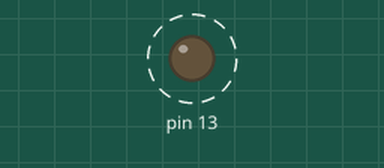
The sketch below on a simulated Arduino Uno, built with avr-gcc and run on an emulated ATmega328P. Shown: output pins drawn as LEDs (lit = HIGH). Dashed ring = blinking.

Above: at 0.4 s.
Timing chart, 0 to 4.6 s (numbered marks = the images above):
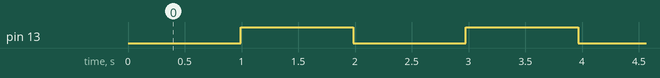

The sketch:

T0_normal_mode.ino
```cpp
uint16_t tmr(float useg){

return ((16000000/1024)*(useg/1000000))-1;
}
  uint8_t a=0;
void setup() {
TCCR0A=0;TCCR0B=0;
DDRB|=0b00100000;
TCCR0B|=0b00000101;
TCNT0=0;
}

void loop() {
if(TCNT0==tmr(10000)){a++;TCNT0=0;}
if(a==100){PORTB^=0b00100000;a=0;}

}
```

Measured:
- by itself, pin 13: alternates HIGH for 0.99 s and LOW for 0.99 s
